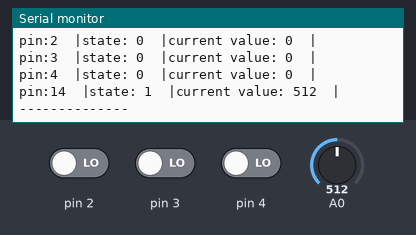
This sketch was run on a simulated Arduino Uno, built with avr-gcc and run on an emulated ATmega328P. On the bench: the last lines printed to the serial monitor. The inputs (shaded band) are chosen by the test bench; at power-on: A0 = 512, pin 2 LOW, pin 3 LOW, pin 4 LOW.

Above: at 2.7 s.
2.8 s: A0 set to 27
At 3.5 s:
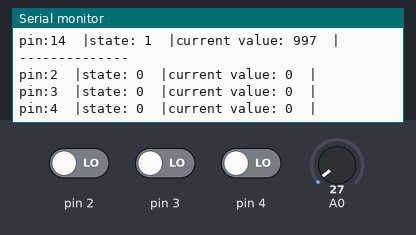
4.3 s: A0 set to 22
At 4.9 s:
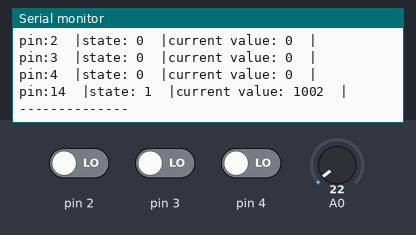
13.3 s: A0 set to 1001
At 13.9 s:
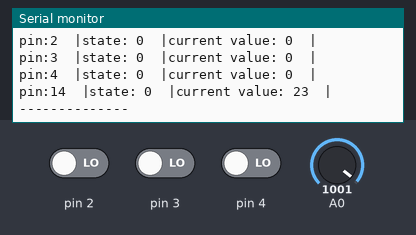
14.8 s: A0 set to 1015
At 15.4 s:
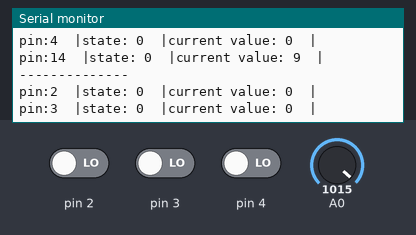
Timing chart, 0 to 17.3 s (numbered marks = the images above; inputs shaded):
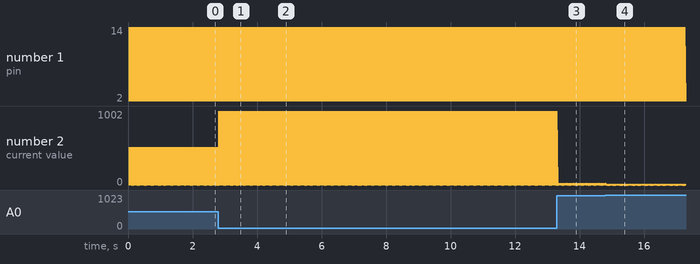

The sketch:

interfazSensores_01.ino
```cpp
#include "Sensor.cpp"
// cuatro sensores fargas
uint8_t ir  = 2;
uint8_t audio     = 3;
uint8_t cap    = 4;
uint8_t temp   = A0;

Sensor capSensor(cap, false, true);
Sensor audioSensor(audio, false, false);
Sensor irSensor(ir, false, false);
Sensor tempSensor(temp, true, false);

void setup() {
  // put your setup code here, to run once:
  Serial.begin(115200);
  attachInterrupt(1, audioInterrupt, CHANGE);
  attachInterrupt(0, irInterrupt, CHANGE);
}

void loop() {
  // put your main code here, to run repeatedly:
  delay(33);
  capSensor.update();
  audioSensor.update();
  irSensor.update();
  tempSensor.update();

    irSensor.debug();
    audioSensor.debug();
    capSensor.debug();
    tempSensor.debug();
    Serial.println("--------------");

}

void audioInterrupt() {
  audioSensor.handleInterrupt();
}

void irInterrupt(){
  irSensor.handleInterrupt();
}
```

Sensor.cpp
```cpp
#include <Arduino.h>

class Sensor {

  private:
    const uint8_t   OFF = 0;
    const uint8_t   ON = 1;
    uint8_t   pin;
    bool      isAnalog;
    bool      isFrecCount;
    uint8_t   state;

    uint16_t  minTh;
    uint16_t  maxTh;

    volatile uint16_t currentReading;


  public:
    Sensor(uint8_t _pin, bool _isAnalog, bool _isFrecCount) {
      pin = _pin;
      isAnalog = _isAnalog;
      isFrecCount = _isFrecCount;
      minTh = 10; // default
      if(isAnalog) minTh = 470;
      pinMode(pin, INPUT);
    };

    void setMinMax(uint16_t  _minTh, uint16_t  _maxTh) {
      minTh = _minTh;
      maxTh = _maxTh;
    }

    void update() {
      if (isAnalog) {
        currentReading = 1024 - analogRead(pin);
        state = currentReading > minTh ? 1 : 0;
      } else {
        if (isFrecCount) {
          // low pass filtering
          currentReading = easeUint(pulseIn(pin, HIGH, 1000L), currentReading, 3);
          state = (currentReading > minTh) ? 1 : 0;
        } else {
          // reseteo lo que dejo la interrupcion
          currentReading = easeUint(0, currentReading, 3);
          state = currentReading > minTh ? 1 : 0;
        }
      }
    };

    int debug() {
      Serial.print("pin:");
      Serial.print(pin);
      Serial.print("\t|");
      Serial.print("state: ");
      Serial.print(state);
      Serial.print("\t|");
      Serial.print("current value: ");
      Serial.print(currentReading);
      Serial.println("\t| ");
    };

    uint16_t easeUint(uint16_t current, uint16_t prev, uint16_t percent) {
      return  (current * 100 / percent + prev * (100 - (100 / percent))) / 100;
    };

    void handleInterrupt() {
      currentReading = digitalRead(pin) * 100;
    };


};
```

Measured:
- the behaviour switches between 25 and 24 on A0 (found by bisection; images 1 and 2)
- the behaviour switches between 1014 and 1015 on A0 (found by bisection; images 3 and 4)
- after the input at 2.8 s, the serial monitor: prints a new line at once (image 1)
- after the input at 4.3 s, the serial monitor: prints a new line at once (image 2)
- after the input at 13.3 s, the serial monitor: prints a new line at once (image 3)
- after the input at 14.8 s, the serial monitor: prints a new line after 0.05 s (image 4)
- plotted number 2: 512 → 997 after the input at 2.8 s, 997 → 1002 after the input at 4.3 s
